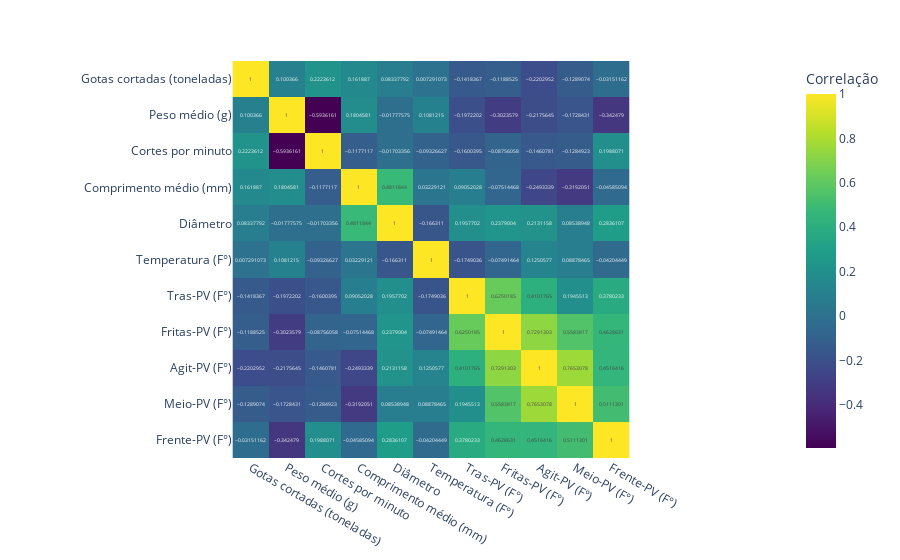

Write notebook code for a chart like this one.
### Markdown cell above
# Correlação

### Code cell
correlation_matrix = df_numerico.corr()

fig_temp_perdas = px.imshow(
    correlation_matrix,
    text_auto=True,
    color_continuous_scale="Viridis",
    labels=dict(color="Correlação"),
)

fig_temp_perdas.show()

### Figure 1 — Plotly figure (JSON) as saved in the notebook; plotly's stock layout.template omitted (floating-point values rounded to 4 significant figures)
{"data": [{"coloraxis": "coloraxis", "hovertemplate": "x: %{x}<br>y: %{y}<br>Correlação: %{z}<extra></extra>", "name": "0", "texttemplate": "%{z}", "type": "heatmap", "x": ["Gotas cortadas (toneladas)", "Peso médio (g)", "Cortes por minuto", "Comprimento médio (mm)", "Diâmetro", "Temperatura (F°)", "Tras-PV (F°)", "Fritas-PV (F°)", "Agit-PV (F°)", "Meio-PV (F°)", "Frente-PV (F°)"], "xaxis": "x", "y": ["Gotas cortadas (toneladas)", "Peso médio (g)", "Cortes por minuto", "Comprimento médio (mm)", "Diâmetro", "Temperatura (F°)", "Tras-PV (F°)", "Fritas-PV (F°)", "Agit-PV (F°)", "Meio-PV (F°)", "Frente-PV (F°)"], "yaxis": "y", "z": [[1, 0.1004, 0.2224, 0.1619, 0.08338, 0.007291, -0.1418, -0.1189, -0.2203, -0.1289, -0.03151], [0.1004, 1, -0.5936, 0.1805, -0.01778, 0.1081, -0.1972, -0.3024, -0.2176, -0.1728, -0.3425], [0.2224, -0.5936, 1, -0.1177, -0.01703, -0.09327, -0.16, -0.08756, -0.1461, -0.1285, 0.1988], [0.1619, 0.1805, -0.1177, 1, 0.4812, 0.03229, 0.09052, -0.07514, -0.2493, -0.3192, -0.04585], [0.08338, -0.01778, -0.01703, 0.4812, 1, -0.1663, 0.1958, 0.2379, 0.2131, 0.08539, 0.2836], [0.007291, 0.1081, -0.09327, 0.03229, -0.1663, 1, -0.1749, -0.07491, 0.1251, 0.08878, -0.04204], [-0.1418, -0.1972, -0.16, 0.09052, 0.1958, -0.1749, 1, 0.625, 0.4102, 0.1946, 0.378], [-0.1189, -0.3024, -0.08756, -0.07514, 0.2379, -0.07491, 0.625, 1, 0.7291, 0.5584, 0.4629], [-0.2203, -0.2176, -0.1461, -0.2493, 0.2131, 0.1251, 0.4102, 0.7291, 1, 0.7653, 0.4516], [-0.1289, -0.1728, -0.1285, -0.3192, 0.08539, 0.08878, 0.1946, 0.5584, 0.7653, 1, 0.5111], [-0.03151, -0.3425, 0.1988, -0.04585, 0.2836, -0.04204, 0.378, 0.4629, 0.4516, 0.5111, 1]]}], "layout": {"coloraxis": {"colorbar": {"title": {"text": "Correlação"}}, "colorscale": [[0, "#440154"], [0.1111, "#482878"], [0.2222, "#3e4989"], [0.3333, "#31688e"], [0.4444, "#26828e"], [0.5556, "#1f9e89"], [0.6667, "#35b779"], [0.7778, "#6ece58"], [0.8889, "#b5de2b"], [1, "#fde725"]]}, "margin": {"t": 60}, "xaxis": {"anchor": "y", "constrain": "domain", "domain": [0, 1], "scaleanchor": "y"}, "yaxis": {"anchor": "x", "autorange": "reversed", "constrain": "domain", "domain": [0, 1]}}}
